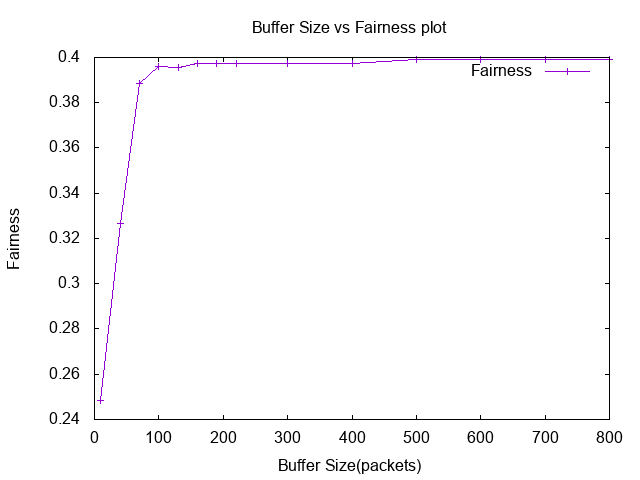

The gnuplot source for this figure:
set terminal png
set output "buffersize_fairness.png"
set title "Buffer Size vs Fairness plot"
set xlabel "Buffer Size(packets)"
set ylabel "Fairness"

set xrange [0:800]
plot "-"  title "Fairness" with linespoints
10 0.248351
40 0.326634
70 0.388305
100 0.396124
130 0.395763
160 0.397189
190 0.397347
220 0.397506
300 0.397547
400 0.39734
500 0.398968
600 0.398988
700 0.398988
800 0.398988
e
